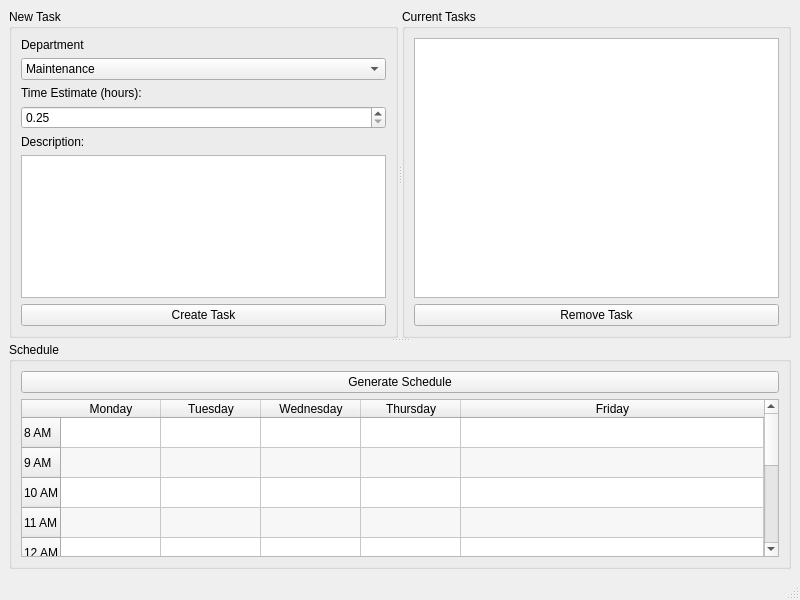
<?xml version="1.0" encoding="UTF-8"?>
<ui version="4.0">
 <class>MainWindow</class>
 <widget class="QMainWindow" name="MainWindow">
  <property name="geometry">
   <rect>
    <x>0</x>
    <y>0</y>
    <width>800</width>
    <height>600</height>
   </rect>
  </property>
  <property name="windowTitle">
   <string>Task Scheduler</string>
  </property>
  <widget class="QWidget" name="centralwidget">
   <layout class="QVBoxLayout" name="verticalLayout_4">
    <item>
     <widget class="QSplitter" name="splitter_2">
      <property name="orientation">
       <enum>Qt::Vertical</enum>
      </property>
      <widget class="QSplitter" name="splitter">
       <property name="orientation">
        <enum>Qt::Horizontal</enum>
       </property>
       <widget class="QGroupBox" name="groupBox">
        <property name="title">
         <string>New Task</string>
        </property>
        <layout class="QVBoxLayout" name="verticalLayout">
         <item>
          <widget class="QLabel" name="label">
           <property name="text">
            <string>Department</string>
           </property>
          </widget>
         </item>
         <item>
          <widget class="QComboBox" name="department_comboBox">
           <item>
            <property name="text">
             <string>Maintenance</string>
            </property>
           </item>
           <item>
            <property name="text">
             <string>Transportation</string>
            </property>
           </item>
           <item>
            <property name="text">
             <string>Building, Safety, Environmental</string>
            </property>
           </item>
           <item>
            <property name="text">
             <string>Parks &amp; Recreation</string>
            </property>
           </item>
           <item>
            <property name="text">
             <string>Emergency Services</string>
            </property>
           </item>
           <item>
            <property name="text">
             <string>Commerce</string>
            </property>
           </item>
           <item>
            <property name="text">
             <string>Human Resources</string>
            </property>
           </item>
           <item>
            <property name="text">
             <string>Water and Sewerage</string>
            </property>
           </item>
           <item>
            <property name="text">
             <string/>
            </property>
           </item>
          </widget>
         </item>
         <item>
          <widget class="QLabel" name="label_2">
           <property name="text">
            <string>Time Estimate (hours):</string>
           </property>
          </widget>
         </item>
         <item>
          <widget class="QDoubleSpinBox" name="hours_doubleSpinBox">
           <property name="minimum">
            <double>0.250000000000000</double>
           </property>
           <property name="maximum">
            <double>8.000000000000000</double>
           </property>
           <property name="singleStep">
            <double>0.250000000000000</double>
           </property>
          </widget>
         </item>
         <item>
          <widget class="QLabel" name="label_3">
           <property name="text">
            <string>Description:</string>
           </property>
          </widget>
         </item>
         <item>
          <widget class="QTextEdit" name="description_textEdit"/>
         </item>
         <item>
          <widget class="QPushButton" name="create_pushButton">
           <property name="text">
            <string>Create Task</string>
           </property>
          </widget>
         </item>
        </layout>
       </widget>
       <widget class="QGroupBox" name="groupBox_2">
        <property name="title">
         <string>Current Tasks</string>
        </property>
        <layout class="QVBoxLayout" name="verticalLayout_2">
         <item>
          <widget class="QListWidget" name="tasks_listWidget"/>
         </item>
         <item>
          <widget class="QPushButton" name="remove_pushButton">
           <property name="text">
            <string>Remove Task</string>
           </property>
          </widget>
         </item>
        </layout>
       </widget>
      </widget>
      <widget class="QGroupBox" name="groupBox_3">
       <property name="title">
        <string>Schedule</string>
       </property>
       <layout class="QVBoxLayout" name="verticalLayout_3">
        <item>
         <widget class="QPushButton" name="generate_pushButton">
          <property name="text">
           <string>Generate Schedule</string>
          </property>
         </widget>
        </item>
        <item>
         <widget class="QTableWidget" name="tableWidget">
          <property name="editTriggers">
           <set>QAbstractItemView::NoEditTriggers</set>
          </property>
          <property name="alternatingRowColors">
           <bool>true</bool>
          </property>
          <property name="cornerButtonEnabled">
           <bool>true</bool>
          </property>
          <attribute name="horizontalHeaderCascadingSectionResizes">
           <bool>false</bool>
          </attribute>
          <attribute name="horizontalHeaderStretchLastSection">
           <bool>true</bool>
          </attribute>
          <row>
           <property name="text">
            <string>8 AM</string>
           </property>
          </row>
          <row>
           <property name="text">
            <string>9 AM</string>
           </property>
          </row>
          <row>
           <property name="text">
            <string>10 AM</string>
           </property>
          </row>
          <row>
           <property name="text">
            <string>11 AM</string>
           </property>
          </row>
          <row>
           <property name="text">
            <string>12 AM</string>
           </property>
          </row>
          <row>
           <property name="text">
            <string>1 PM</string>
           </property>
          </row>
          <row>
           <property name="text">
            <string>2 PM</string>
           </property>
          </row>
          <row>
           <property name="text">
            <string>3 PM</string>
           </property>
          </row>
          <row>
           <property name="text">
            <string>4 PM</string>
           </property>
          </row>
          <row>
           <property name="text">
            <string>5 PM</string>
           </property>
          </row>
          <column>
           <property name="text">
            <string>Monday</string>
           </property>
          </column>
          <column>
           <property name="text">
            <string>Tuesday</string>
           </property>
          </column>
          <column>
           <property name="text">
            <string>Wednesday</string>
           </property>
          </column>
          <column>
           <property name="text">
            <string>Thursday</string>
           </property>
          </column>
          <column>
           <property name="text">
            <string>Friday</string>
           </property>
          </column>
         </widget>
        </item>
       </layout>
      </widget>
     </widget>
    </item>
   </layout>
  </widget>
  <widget class="QMenuBar" name="menubar">
   <property name="geometry">
    <rect>
     <x>0</x>
     <y>0</y>
     <width>800</width>
     <height>21</height>
    </rect>
   </property>
  </widget>
  <widget class="QStatusBar" name="statusbar"/>
 </widget>
 <resources/>
 <connections/>
</ui>
